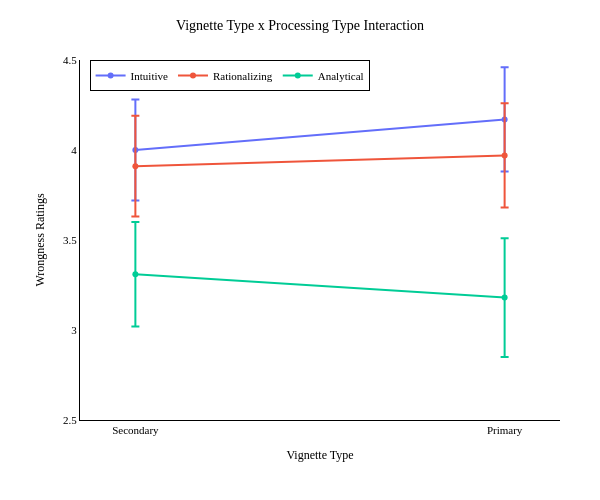

Notebook code cell kept with this figure:
### Code cell
fig = go.Figure()

for processing_type, results in data.items():
    secondary_ci = results["ci"][0][1] - results["data"][0]
    primary_ci = results["ci"][1][1] - results["data"][1]
    fig.add_trace(
        go.Scatter(
            x=["Secondary", "Primary"],
            y=results["data"],
            mode="lines+markers",
            error_y={
                "type": "data",
                "array": [secondary_ci, primary_ci]
            },
            name=processing_type
        )
    )

font = {"family": "Times New Roman", "color": "black"}
axis_layout = {
    "title_font": {"size": 12, **font},
    "tickfont": {"size": 11, **font},
    "showline": True,
    "linewidth": 1,
    "linecolor": "black",
    "mirror": False,
    "showgrid": False,
    "zeroline": False,
}

fig.update_xaxes(range=[-0.15, 1.15])
fig.update_yaxes(range=[2.5, 4.5])
fig.update_layout(
    title={
        "text": "Vignette Type x Processing Type Interaction",
        "font": {"size": 14, **font},
        "x": 0.5,
        "xanchor": "center",
    },
    xaxis={"title": "Vignette Type", **axis_layout},
    yaxis={"title": "Wrongness Ratings", **axis_layout},
    plot_bgcolor="white",
    paper_bgcolor="white",
    width=600,
    height=500,
    margin={"l": 80, "r": 40, "t": 60, "b": 80},
    legend={
        "x": 0.02,
        "y": 1,
        "xanchor": "left",
        "yanchor": "top",
        "bgcolor": "rgba(255, 255, 255, 0.8)",
        "bordercolor": "black",
        "borderwidth": 1,
        "font": {"size": 11, **font},
        "orientation": "h"
    }
)

### Figure 1 — Plotly figure (JSON) as saved in the notebook; plotly's stock layout.template omitted (floating-point values rounded to 4 significant figures)
{"data": [{"error_y": {"array": [0.28, 0.29], "type": "data"}, "mode": "lines+markers", "name": "Intuitive", "type": "scatter", "x": ["Secondary", "Primary"], "y": [4, 4.17]}, {"error_y": {"array": [0.28, 0.29], "type": "data"}, "mode": "lines+markers", "name": "Rationalizing", "type": "scatter", "x": ["Secondary", "Primary"], "y": [3.91, 3.97]}, {"error_y": {"array": [0.29, 0.33], "type": "data"}, "mode": "lines+markers", "name": "Analytical", "type": "scatter", "x": ["Secondary", "Primary"], "y": [3.31, 3.18]}], "layout": {"height": 500, "legend": {"bgcolor": "rgba(255, 255, 255, 0.8)", "bordercolor": "black", "borderwidth": 1, "font": {"color": "black", "family": "Times New Roman", "size": 11}, "orientation": "h", "x": 0.02, "xanchor": "left", "y": 1, "yanchor": "top"}, "margin": {"b": 80, "l": 80, "r": 40, "t": 60}, "paper_bgcolor": "white", "plot_bgcolor": "white", "title": {"font": {"color": "black", "family": "Times New Roman", "size": 14}, "text": "Vignette Type x Processing Type Interaction", "x": 0.5, "xanchor": "center"}, "width": 600, "xaxis": {"linecolor": "black", "linewidth": 1, "mirror": false, "range": [-0.15, 1.15], "showgrid": false, "showline": true, "tickfont": {"color": "black", "family": "Times New Roman", "size": 11}, "title": {"font": {"color": "black", "family": "Times New Roman", "size": 12}, "text": "Vignette Type"}, "zeroline": false}, "yaxis": {"linecolor": "black", "linewidth": 1, "mirror": false, "range": [2.5, 4.5], "showgrid": false, "showline": true, "tickfont": {"color": "black", "family": "Times New Roman", "size": 11}, "title": {"font": {"color": "black", "family": "Times New Roman", "size": 12}, "text": "Wrongness Ratings"}, "zeroline": false}}}
